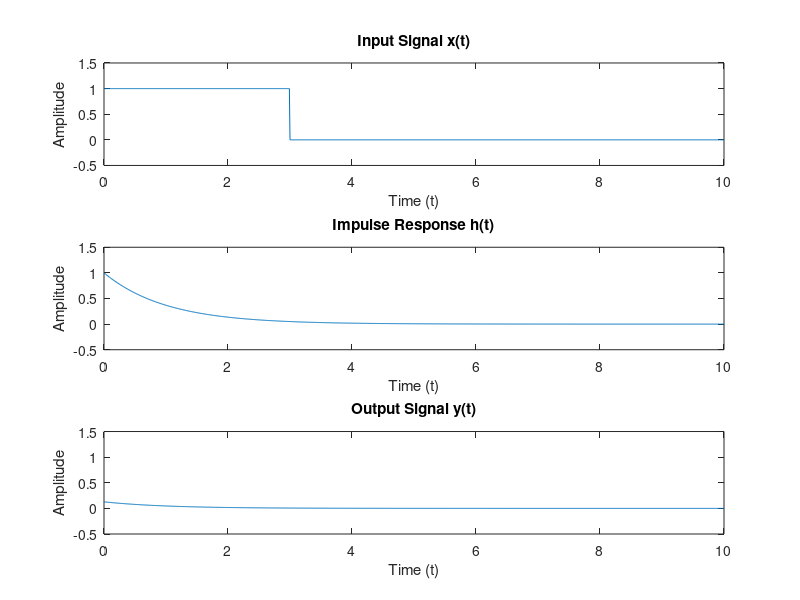

The MATLAB script that drew this image:
% Define time vector
t = 0:0.01:10;
% Define x(t) and h(t)
x = (t>=0 & t<3);
h = exp(-t).*(t>=0);

% Perform convolution
y = conv(x, h, 'same') * 0.01;

% Set axis limits
x_limits = [0 10];
y_limits = [-0.5 1.5]; % Adjust based on amplitude of y(t)

% Plot results
subplot(3,1,1); plot(t, x); title('Input Signal x(t)');
xlabel('Time (t)'); ylabel('Amplitude');
axis([x_limits y_limits]);

subplot(3,1,2); plot(t, h); title('Impulse Response h(t)');
xlabel('Time (t)'); ylabel('Amplitude');
axis([x_limits y_limits]);

subplot(3,1,3); plot(t, y); title('Output Signal y(t)');
xlabel('Time (t)'); ylabel('Amplitude');
axis([x_limits y_limits]);
